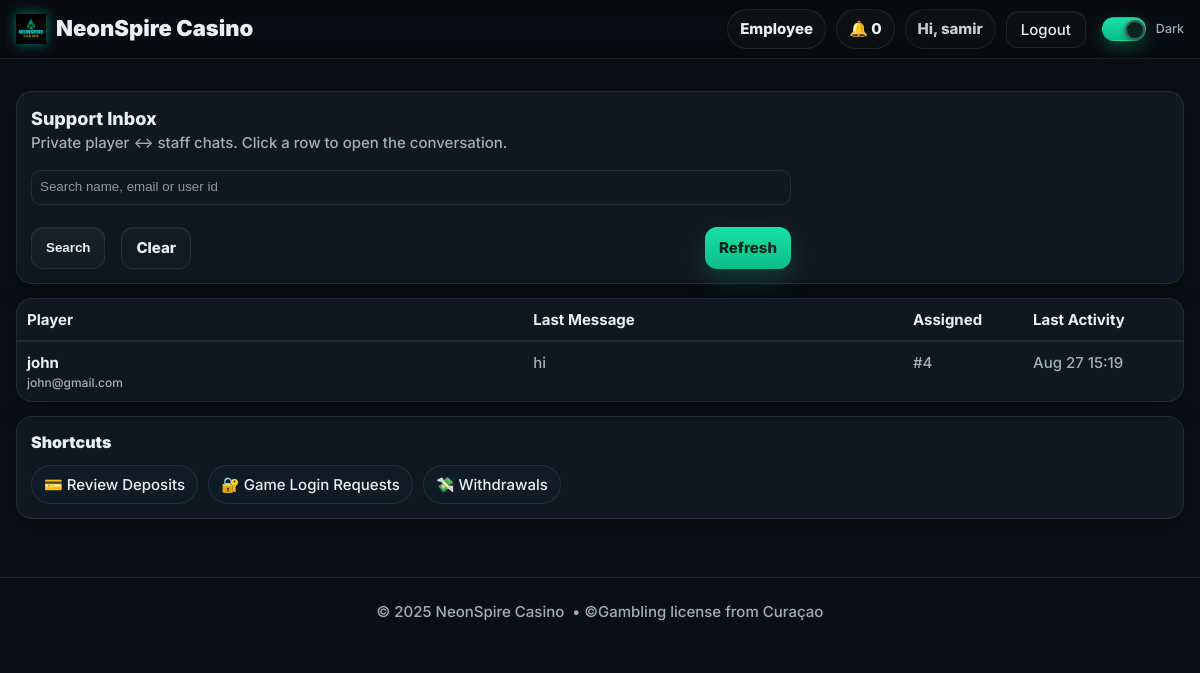
Before: /chat/inbox (signed in) with the older database file.
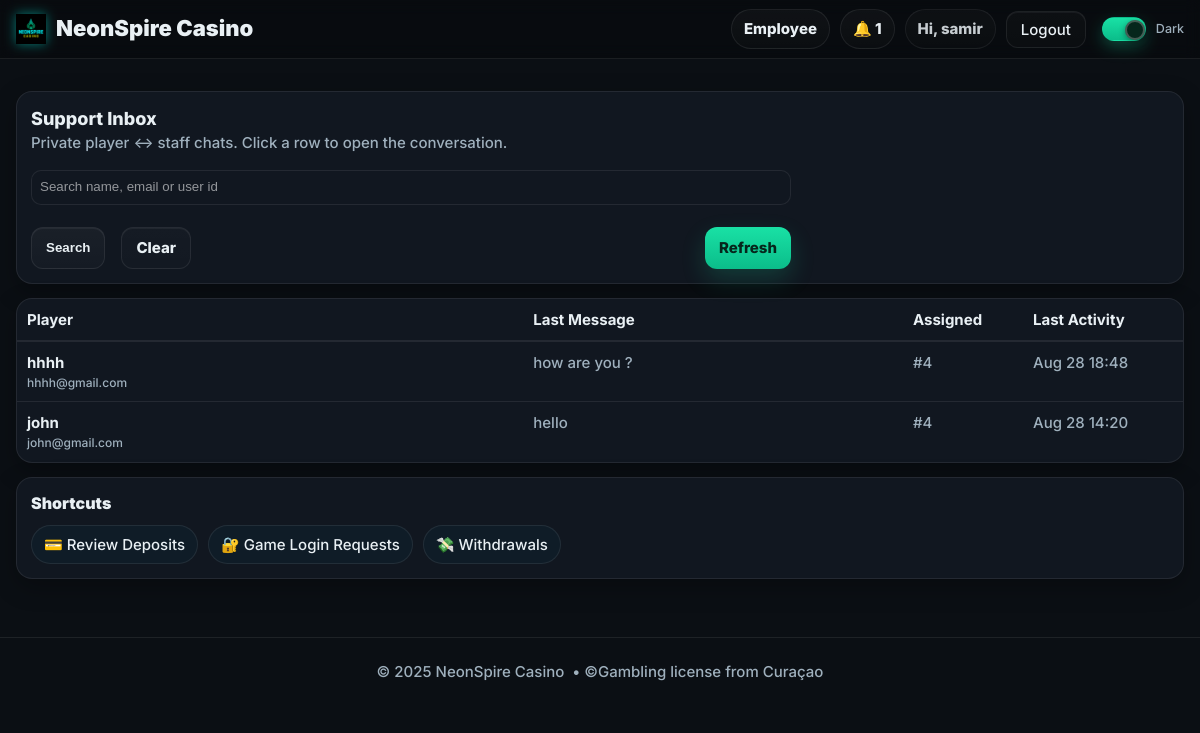
After: the same page with the newer database file.
### models.py (models this page shows, shortened)
class User(db.Model, UserMixin):
    __tablename__ = "users"
    id = db.Column(db.Integer, primary_key=True)
    name = db.Column(db.String(120), nullable=False)
    email = db.Column(db.String(255), unique=True, nullable=False, index=True)
    mobile = db.Column(db.String(24), nullable=True, index=True)  # E.164 (e.g. +15551234567)
    password_hash = db.Column(db.String(255), nullable=False)
    role = db.Column(db.String(20), nullable=False, default="PLAYER")  # PLAYER | EMPLOYEE | ADMIN
    email_verified = db.Column(db.Boolean, default=False, index=True)
    email_verified_at = db.Column(db.DateTime, nullable=True)
    promo_seen = db.Column(db.Boolean, default=False, index=True)  # show promos once after first login
    created_at = db.Column(db.DateTime, default=datetime.utcnow)

class DMMessage(db.Model):
    __tablename__ = "dm_messages"
    id = db.Column(db.Integer, primary_key=True)
    thread_id = db.Column(db.Integer, db.ForeignKey("dm_threads.id"), nullable=False, index=True)
    sender_id = db.Column(db.Integer, db.ForeignKey("users.id"), nullable=False, index=True)
    sender_role = db.Column(db.String(20))  # PLAYER | EMPLOYEE | ADMIN
    body = db.Column(db.Text, nullable=False)
    created_at = db.Column(db.DateTime, default=datetime.utcnow, index=True)

class DMThread(db.Model):
    __tablename__ = "dm_threads"
    id = db.Column(db.Integer, primary_key=True)
    player_id = db.Column(db.Integer, db.ForeignKey("users.id"), nullable=False, index=True)
    employee_id = db.Column(db.Integer, db.ForeignKey("users.id"), nullable=True, index=True)  # assigned staff
    status = db.Column(db.String(16), default="OPEN", index=True)  # OPEN | CLOSED
    created_at = db.Column(db.DateTime, default=datetime.utcnow)
    updated_at = db.Column(db.DateTime, default=datetime.utcnow, onupdate=datetime.utcnow)
    last_msg_at = db.Column(db.DateTime, default=datetime.utcnow, index=True)

### chat_bp.py (the view, shortened to what this page needs)
@chat_bp.get("/inbox")
@login_required
def inbox():
    if not _is_staff():
        abort(403)
    term = (request.args.get("q") or "").strip()
    q = DMThread.query.filter_by(status="OPEN")
    threads = (q.order_by(desc(DMThread.last_msg_at), desc(DMThread.id))
                 .limit(300)
                 .all())
    threads_view = []
    for t in threads:
        player = db.session.get(User, t.player_id)
        last = (DMMessage.query
                .filter_by(thread_id=t.id)
                .order_by(DMMessage.id.desc())
                .first())
        threads_view.append({
            "thread_id": t.id,
            "status": t.status,
            "player_id": t.player_id,
            "player_name": (player.name if player and player.name else f"Player #{t.player_id}"),
            "player_email": (player.email if player else ""),
            "assigned_staff_id": t.employee_id,
            "last_msg_at": (t.last_msg_at or t.created_at),
            "last_msg_snippet": (last.body[:80] + ("…" if last and len(last.body) > 80 else "")) if last else "(no messages yet)",
        })
    return render_template("employee_chat.html", threads_view=threads_view, q=term)

### chat_bp.py (called while the page is built)
def _is_staff() -> bool:
    return current_user.is_authenticated and current_user.role in ("EMPLOYEE", "ADMIN")

### templates/employee_chat.html
{% extends "base.html" %}
{% block content %}
<div class="shell" style="margin-top:14px">
  <div class="panel">
    <div class="h3">Support Inbox</div>
    <div class="muted">Private player ↔ staff chats. Click a row to open the conversation.</div>
    <form method="get" action="{{ url_for('chat_bp.inbox') }}" style="margin-top:10px;display:flex;gap:8px;flex-wrap:wrap">
      <input class="input" type="text" name="q" value="{{ q or '' }}" placeholder="Search name, email or user id"
             style="min-width:260px;border:1px solid var(--stroke);border-radius:10px;padding:8px;background:var(--panel);color:var(--text)">
      <button class="btn">Search</button>
      <a class="btn btn-ghost" href="{{ url_for('chat_bp.inbox') }}">Clear</a>
      <a class="btn btn-primary" href="{{ url_for('chat_bp.inbox') }}" style="margin-left:auto">Refresh</a>
    </form>
  </div>
  <div class="panel" style="padding:0">
    <div style="display:grid;grid-template-columns: 1.6fr 1.2fr 120px 140px;gap:0;border-bottom:1px solid var(--stroke);padding:10px;font-weight:700">
      <div>Player</div>
      <div>Last Message</div>
      <div>Assigned</div>
      <div>Last Activity</div>
    </div>
    {% for row in threads_view %}
      <a href="{{ url_for('chat_bp.room', thread_id=row.thread_id) }}"
         style="display:grid;grid-template-columns: 1.6fr 1.2fr 120px 140px;gap:0;padding:10px;border-top:1px solid var(--stroke);text-decoration:none;color:inherit">
        <div>
          <div style="font-weight:700">{{ row.player_name }}</div>
          <div class="muted" style="font-size:12px">{{ row.player_email }}</div>
        </div>
        <div class="muted" title="{{ row.last_msg_snippet }}">{{ row.last_msg_snippet }}</div>
        <div class="muted">{% if row.assigned_staff_id %}#{{ row.assigned_staff_id }}{% else %}—{% endif %}</div>
        <div class="muted">
          {% if row.last_msg_at %}{{ row.last_msg_at.strftime('%b %d %H:%M') }}{% else %}—{% endif %}
        </div>
      </a>
    {% else %}
      <div style="padding:12px" class="muted">No open threads.</div>
    {% endfor %}
  </div>
  <div class="panel">
    <div class="section-head">
      <div class="section-title">Shortcuts</div>
    </div>
    <div class="chip-row">
      <a class="chip" href="{{ url_for('employeebp.deposits_list') }}">💳 Review Deposits</a>
      <a class="chip" href="{{ url_for('employeebp.requests_list') }}">🔐 Game Login Requests</a>
      <a class="chip" href="{{ url_for('employeebp.withdrawals_list') }}">💸 Withdrawals</a>
    </div>
  </div>
</div>
{% endblock %}

### templates/base.html (shortened to what this page needs)
<!DOCTYPE html>
<html lang="en" data-theme="dark">
<head>
  <link rel="stylesheet" href="{{ url_for('static', filename='css/styles.css') }}?v=dm2">
</head>
<body>
  <header class="nav" style="position:sticky;top:0;z-index:50;background:rgba(0,0,0,.25);backdrop-filter:blur(8px);border-bottom:1px solid var(--stroke)">
    <div class="shell nav-inner" style="display:flex;align-items:center;justify-content:space-between;height:58px">
      <a href="{{ url_for('short_bp.lob_short') }}" class="brand" aria-label="NeonSpire Casino">
        <img class="brand-logo" src="{{ url_for('static', filename='img/logo.png') }}" alt="NeonSpire Casino">
        <span class="brand-text">NeonSpire Casino</span>
      </a>
      <nav class="nav-links" style="display:flex;align-items:center;gap:10px">
        {% if current_user.is_authenticated %}
          {% if current_user.role == 'ADMIN' %}
            <a class="pill" href="{{ url_for('adminbp.admin_home') }}">Admin</a>
          {% elif current_user.role == 'EMPLOYEE' %}
            <a class="pill" href="{{ url_for('employeebp.employee_home') }}">Employee</a>
          {% else %}
            <a class="pill" href="{{ url_for('short_bp.log_short') }}">My Logins</a>
          {% endif %}
          <a class="pill" href="{{ url_for('notifybp.list_notifications') }}">🔔 {{ unread_count or 0 }}</a>
          <span class="pill" style="pointer-events:none;opacity:.85">
            Hi, {{ current_user.name.split(' ')[0] if current_user.name else 'Player' }}
          </span>
          <a class="btn btn-ghost" href="{{ url_for('auth.logout') }}">Logout</a>
        {% else %}
          <a class="pill" href="{{ url_for('auth.login_get') }}">Login</a>
          <a class="btn btn-primary" href="{{ url_for('short_bp.reg_short') }}">Register</a>
        {% endif %}
        <label class="toggle" style="margin-left:6px">
          <span class="track"><span class="knob"></span></span>
          <span class="label">Dark</span>
        </label>
      </nav>
    </div>
  </header>
  <main style="padding-top:18px;padding-bottom:20px">
    {% block content %}{% endblock %}
  </main>
  <footer class="shell footer"
          style="height:68px;border-top:1px solid var(--stroke);margin-top:24px;
                 display:flex;align-items:center;justify-content:center;">
    © {{ 2025 }} NeonSpire Casino &nbsp;•&nbsp;
    <span class="muted">©Gambling license from Curaçao </span>
  </footer>
</body>
</html>

Changed rows visible on the page:
no longer on this page (row unchanged): DMMessage: last_msg_snippet "hi"
added User: player_name "hhhh", player_email "hhhh@gmail.com"
added DMMessage: last_msg_snippet "how are you ?"
added DMThread: last_msg_at "Aug 28 18:48"
added DMMessage: last_msg_snippet "hello"
Other visible differences:
{{ unread_count or 0 }}: "0" → "1"
new list line: "# 4"
new list line: "john john@gmail.com"
new list line: "Aug 28 14:20"
list line gone: "john john@gmail.com"
list line gone: "# 4"
list line gone: "Aug 27 15:19"
